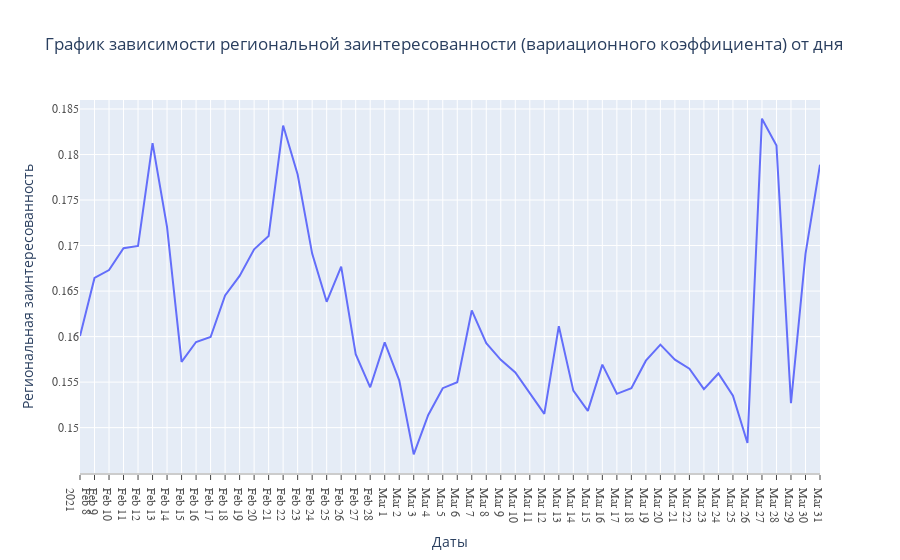

Notebook source saved alongside this figure:
### Code cell
fig = px.line(logs_grades, x="date", y="regional_interests", title='График зависимости региональной заинтересованности (вариационного коэффициента) от дня')
fig.update_layout(xaxis_title='Даты', yaxis_title='Региональная заинтересованность',  xaxis=dict(
    showticklabels=True,
    linecolor='rgb(204, 204, 204)',
    linewidth=2,
    tickmode='linear',
    ticks='outside',
    tickfont=dict(
        family='Times New Roman',
        size=12,
        color='rgb(82, 82, 82)',
    )),
    yaxis=dict(
    tickfont=dict(
        family='Times New Roman',
        size=12,
        color='rgb(82, 82, 82)',
    )))
fig.show()

### Figure 1 — Plotly figure (JSON) as saved in the notebook; plotly's stock layout.template omitted (floating-point values rounded to 4 significant figures)
{"data": [{"hovertemplate": "date=%{x}<br>regional_interests=%{y}<extra></extra>", "legendgroup": "", "line": {"color": "#636efa", "dash": "solid"}, "marker": {"symbol": "circle"}, "mode": "lines", "name": "", "orientation": "v", "showlegend": false, "type": "scatter", "x": ["2021-02-08", "2021-02-09", "2021-02-10", "2021-02-11", "2021-02-12", "2021-02-13", "2021-02-14", "2021-02-15", "2021-02-16", "2021-02-17", "2021-02-18", "2021-02-19", "2021-02-20", "2021-02-21", "2021-02-22", "2021-02-23", "2021-02-24", "2021-02-25", "2021-02-26", "2021-02-27", "2021-02-28", "2021-03-01", "2021-03-02", "2021-03-03", "2021-03-04", "2021-03-05", "2021-03-06", "2021-03-07", "2021-03-08", "2021-03-09", "2021-03-10", "2021-03-11", "2021-03-12", "2021-03-13", "2021-03-14", "2021-03-15", "2021-03-16", "2021-03-17", "2021-03-18", "2021-03-19", "2021-03-20", "2021-03-21", "2021-03-22", "2021-03-23", "2021-03-24", "2021-03-25", "2021-03-26", "2021-03-27", "2021-03-28", "2021-03-29", "2021-03-30", "2021-03-31"], "xaxis": "x", "y": [0.1601, 0.1664, 0.1673, 0.1697, 0.17, 0.1812, 0.172, 0.1572, 0.1594, 0.16, 0.1645, 0.1667, 0.1696, 0.1711, 0.1832, 0.1778, 0.1691, 0.1638, 0.1677, 0.1581, 0.1544, 0.1594, 0.1552, 0.1471, 0.1514, 0.1543, 0.155, 0.1629, 0.1593, 0.1574, 0.1561, 0.1538, 0.1515, 0.1611, 0.1541, 0.1518, 0.1569, 0.1537, 0.1543, 0.1574, 0.1591, 0.1575, 0.1565, 0.1542, 0.1559, 0.1535, 0.1483, 0.1839, 0.181, 0.1527, 0.1691, 0.1789], "yaxis": "y"}], "layout": {"legend": {"tracegroupgap": 0}, "title": {"text": "График зависимости региональной заинтересованности (вариационного коэффициента) от дня"}, "xaxis": {"anchor": "y", "domain": [0, 1], "linecolor": "rgb(204, 204, 204)", "linewidth": 2, "showticklabels": true, "tickfont": {"color": "rgb(82, 82, 82)", "family": "Times New Roman", "size": 12}, "tickmode": "linear", "ticks": "outside", "title": {"text": "Даты"}}, "yaxis": {"anchor": "x", "domain": [0, 1], "tickfont": {"color": "rgb(82, 82, 82)", "family": "Times New Roman", "size": 12}, "title": {"text": "Региональная заинтересованность"}}}}
